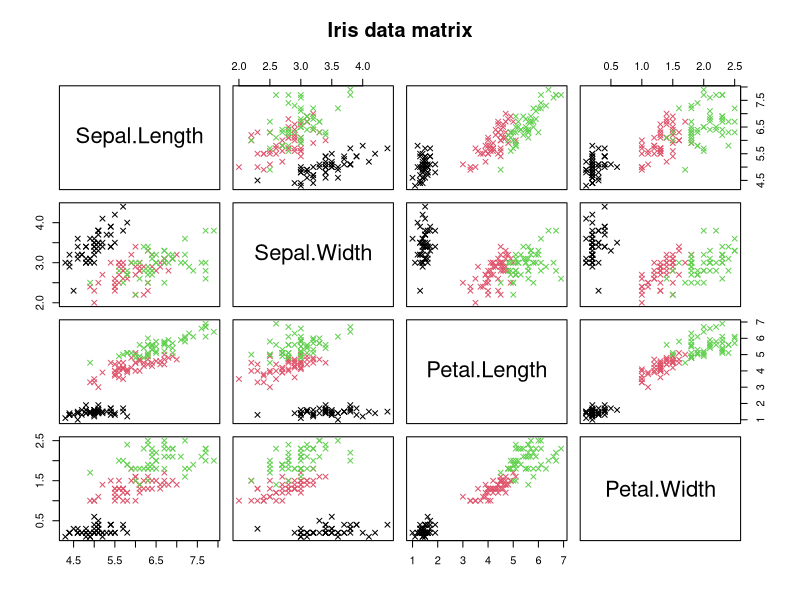
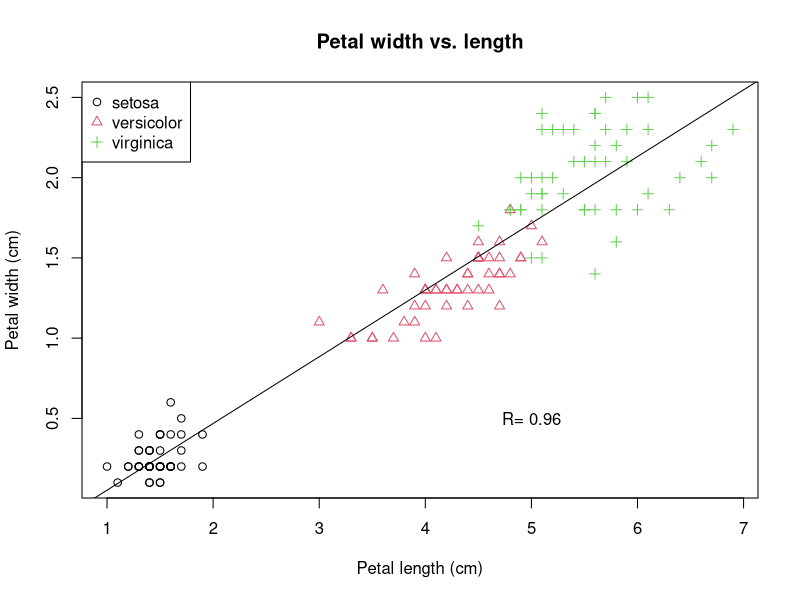

R code for these plots, in order:
## ---- chunk 1
pdf("iris_data.pdf", width = 8, height = 5)
## ---- chunk 2
setosa <- iris[iris$Species == "setosa" ,]
versicolor <- iris[iris$Species == "versicolor" ,]
virginica <- iris[iris$Species == "virginica" ,]
## ---- chunk 3
#(1)Use "setosa" to draw the plot
plot(setosa$Petal.Length, setosa$Petal.Width,
     xlab = "Petal length (cm)", ylab = 'Petal width (cm)',
     xlim = range(iris$Petal.Length), ylim = range(iris$Petal.Width), 
     main = "Petal width vs. length")

#(2)Add the other species to the plot
points(versicolor$Petal.Length, versicolor$Petal.Width, col = 2, pch = 2)
points(virginica$Petal.Length, virginica$Petal.Width,  col = 3, pch = 3)

#(3)Add legends
legend("topleft",legend = c("setosa","versicolor","virginica"), col= 1:3,pch = c(1, 2, 3) ) 

#(4)Add the text and regression line
text(5, 0.5, "R= 0.96")
fit <- lm(Petal.Width ~ Petal.Length, data = iris)
abline(fit)

dev.off()

# Nice. You can also try to recycle the R value from your fit. Try:
# r2_value <- summary(fit)$r.squared
# text(5.5, 0.5, labels = paste("R = ", round(sqrt(r2_value), 2)), pos = 4)


## ---- chunk 4
pairs(iris[1:4], 
      main = "Iris data matrix",
      col = iris$Species,  
      pch = 4)            
